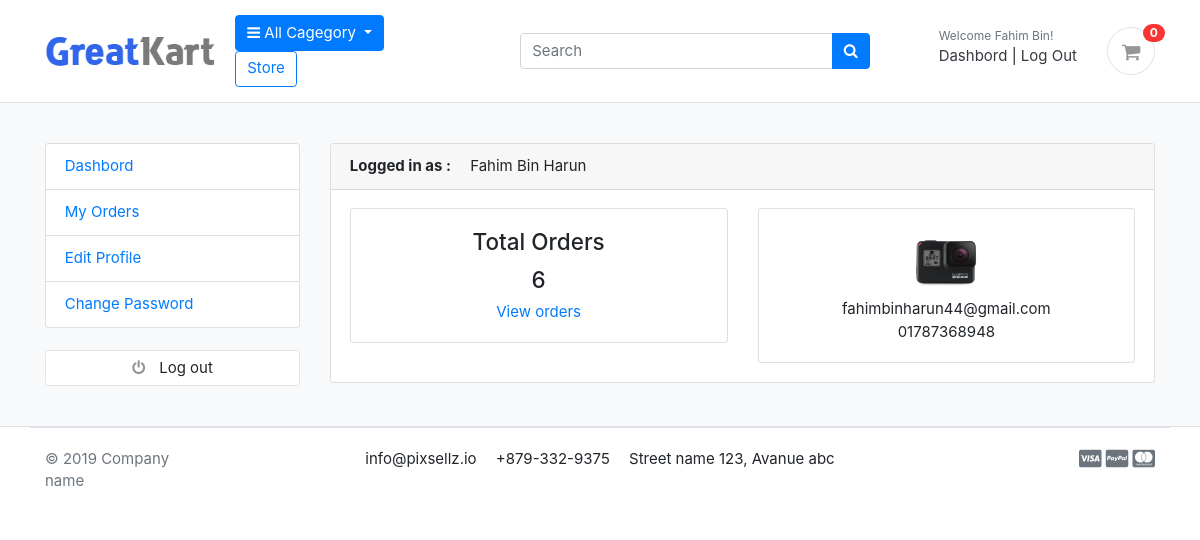
Page /account/dashbord/ (signed in) on the committed database.
### accounts/models.py (models this page shows, shortened)
class Account(AbstractBaseUser):
    first_name      = models.CharField(max_length=50)
    last_name       = models.CharField(max_length=50)
    username        = models.CharField(max_length=50, unique=True)
    email           = models.EmailField(max_length=100, unique=True)
    phone_number    = models.CharField(max_length=50)
    date_joined     = models.DateTimeField(auto_now_add=True)
    last_login      = models.DateTimeField(auto_now_add=True)
    is_admin        = models.BooleanField(default=False)
    is_staff        = models.BooleanField(default=False)
    is_active       = models.BooleanField(default=False)
    is_superadmin   = models.BooleanField(default=False)
    is_seller       = models.BooleanField(default=False)
    USERNAME_FIELD = 'email'
    REQUIRED_FIELDS = ['username', 'first_name', 'last_name']
    objects = MyUserManager()
    def full_name(self):
        return f'{ self.first_name} { self.last_name }'

class UserProfile(models.Model):
    user=models.OneToOneField(Account, on_delete=models.CASCADE)
    address_line_1 = models.CharField(max_length=50,blank=True)
    address_line_2 = models.CharField(max_length=50, blank=True)
    profile_picture =models.ImageField(blank=True, upload_to='userprofile',default='avatar2.png' )
    country = models.CharField(blank=True,max_length=50)
    state = models.CharField(blank=True,max_length=50)
    city = models.CharField(blank=True,max_length=50)

### accounts/views.py (the view)
# urls.py: path("dashbord/", views.dashbord, name='dashbord'),
@login_required(login_url ='account:user_login')
def dashbord(request):
    orders=Order.objects.order_by('-created_at').filter(user_id=request.user.id,is_ordered=True)
    orders_count=orders.count()
    userprofile = UserProfile.objects.get(user_id=request.user.id)
    return render(request,'account/dashbord.html',context={'orders_count':orders_count,'userprofile':userprofile})

### cart/context_processors.py (called while the page is built)
def counter(request):
    cart_count = 0
    if 'admin' in request.path:
        return {}
    else:
        try:
            cart = Cart.objects.filter(cart_id=_cart_id(request))
            if request.user.is_authenticated:
                cart_items = CartItem.objects.all().filter(user=request.user)
            else:
                cart_items = CartItem.objects.all().filter(cart=cart[:1])
            for cart_item in cart_items:
                cart_count += cart_item.quantity
        except Cart.DoesNotExist:
            cart_count = 0
    return dict(cart_count=cart_count)

### cart/views.py (called while the page is built)
def _cart_id(request):
    cart=request.session.session_key
    if not cart:
        cart=request.session.create()
    return cart

### category/context_processors.py (called while the page is built)
def menu_links(request):
    links =Category.objects.all()
    return dict(links=links)

### category/models.py (called while the page is built)
    def get_url(self):
        return reverse('store:Products_by_category',args=[self.slug])

### templates/account/dashbord.html (shortened to what this page needs)
{% extends 'base.html' %}
{% load static %}
{% block header %}
{% include "includes/header.html" %}
{% endblock header %}
{% block content %}
<section class="section-conten padding-y bg">
    <div class="container">
        <div class="row">
        {% include "includes/dashbord_sidebar.html" %}
        <main class="col-md-9">
            <article class="card">
            <header class="card-header">
                <strong class="d-inline-block mr-3">Logged in as : </strong>
                <span>{{ user.full_name }}</span>
            </header>
            <div class="card-body">
                <div class="row">
                 <div class="col-md-6">
                     <div class="card">
                       <div class="card-body text-center">
                         <h4 class="card-title">Total Orders</h4>
                         <h4>{{orders_count}}</h4>
                         <a href="">View orders</a>
                       </div>
                     </div>
                 </div>
                 <div class="col-md-6">
                     <div class="card text-center">
                       <div class="card-body">
                          <img src="{{userprofile.profile_picture.url}}" alt="User Profile Picture" width="70" height="70" style="border-radius: 50%;">
                         <p class="card-text mb-0">{{ user.email }}</p>
                         <p class="card-text">{{ user.phone_number }}</p>
                       </div>
                     </div>
                 </div>
                </div>
            </div>
            </article>
        </main>
    </div>
    </div>
    </section>
{% endblock content %}
{% block footer %}
{% include "includes/footer.html" %}
{% endblock footer %}

### templates/includes/header.html (shortened to what this page needs)
{% load static %}
<header class="section-header">
    <section class="header-main border-bottom">
        <div class="container">
			<div class="row align-items-center">
				<div class="col-md-2 ">
					<a href="{% url 'store:home'%}" class="brand-wrap">
					<img class="logo" src="{% static './images/logo.png' %}">
					</a>
				</div>
				<div class="col-md-3 flex-grow-0">
					<div class="dropdown">
						<a class="btn btn-primary dropdown-toggle" href="#" role="button" id="dropdownMenuLink" data-toggle="dropdown" aria-haspopup="true" aria-expanded="false">
						  <i class="fa fa-bars" aria-hidden="true"></i> All Cagegory
						</a>
						<a href="{% url 'store:store' %}" class="btn btn-outline-primary mr-5">Store</a>
					</div>
				</div>
				<div class="col-md-4 ">
					<form action="{% url 'store:search' %}" class="search" method="GET">
						<div class="input-group w-100 ">
							<input type="text" class="form-control" style="width:60%;" placeholder="Search" name="keyword">
							<div class="input-group-append">
							<button class="btn btn-primary" type="submit">
								<i class="fa fa-search"></i>
							</button>
							</div>
						</div>
					</form>
				</div>
				<div class="col-md-3">
					<div class="d-flex justify-content-end mb-3 mb-lg-0">
						{% if user.id is None %}
						<div class="widget-header">
							<small class="title text-muted">Welcome Guest!</small>
							<div>
								<a href="{% url 'account:user_login' %}">Sign in</a> <span class="dark-transp"> | </span>
								<a href="{% url 'account:signup' %}"> Register</a>
							</div>
						</div>
						{% else %}
						<div class="widget-header">
							<small class="title text-muted">Welcome {{ user.first_name }}!</small>
							<div>
								<a href="{% url 'account:dashbord' %}">Dashbord</a> <span class="dark-transp"> | </span>
								<a href="{% url 'account:logout' %}"> Log Out</a>
							</div>
						</div>
						{% endif %}
						<a href="{% url 'cart:cart' %}" class="widget-header pl-3 ml-3 ">
							<div class="icon icon-sm rounded-circle border"><i class="fa fa-shopping-cart"></i></div>
							<span class="badge badge-pill badge-danger notify">{{cart_count}}</span>
						</a>
					</div>
				</div>
			</div>
		</div>
	</section>
</header>

### cart/static/css/ui.css (style rules this page uses)
html { font-family: "Inter", sans-serif; font-size: 15px; }
.icon-xs, .icon-sm, .icon-md, .icon-lg { display: inline-block; text-align: center; flex-shrink: 0; flex-grow: 0; }
.icon-sm { width: 48px; height: 48px; line-height: 48px !important; font-size: 20px; }
.padding-y { padding-top: 40px; padding-bottom: 40px; }
article:after, .form-group:after { display: block; clear: both; content: ""; }
.bg { background-color: #f8f9fa; }
p:last-child { margin-bottom: 0; }
.header-main { position: relative; padding-top: 1rem; padding-bottom: 1rem; }
.brand-wrap .logo, .navbar-brand .logo { margin-right: 7px; max-height: 42px; display: inline-block; }
.widget-header { display: inline-block; vertical-align: middle; position: relative; }
.widget-header a { color: #343a40; }
.widget-header i { color: #969696; }
.widget-header .title { display: block; }
.widget-header .notify { position: absolute; top: -3px; right: -10px; }
.notify { position: absolute; top: -4px; right: -10px; display: inline-block; padding: 0.25em 0.6em; font-size: 12px; line-height: 1; text-align: center; border-radius: 3rem; color: #fff; background-color: #fa3434; }

### rows in the picture
Account: first_name "Fahim Bin", full_name "Fahim Bin Harun", email "fahimbinharun44@gmail.com", phone_number "01787368948"
UserProfile: profile_picture (picture)

### other values in the picture
{{ cart_count }} "0"
{{ orders_count }} "6"
